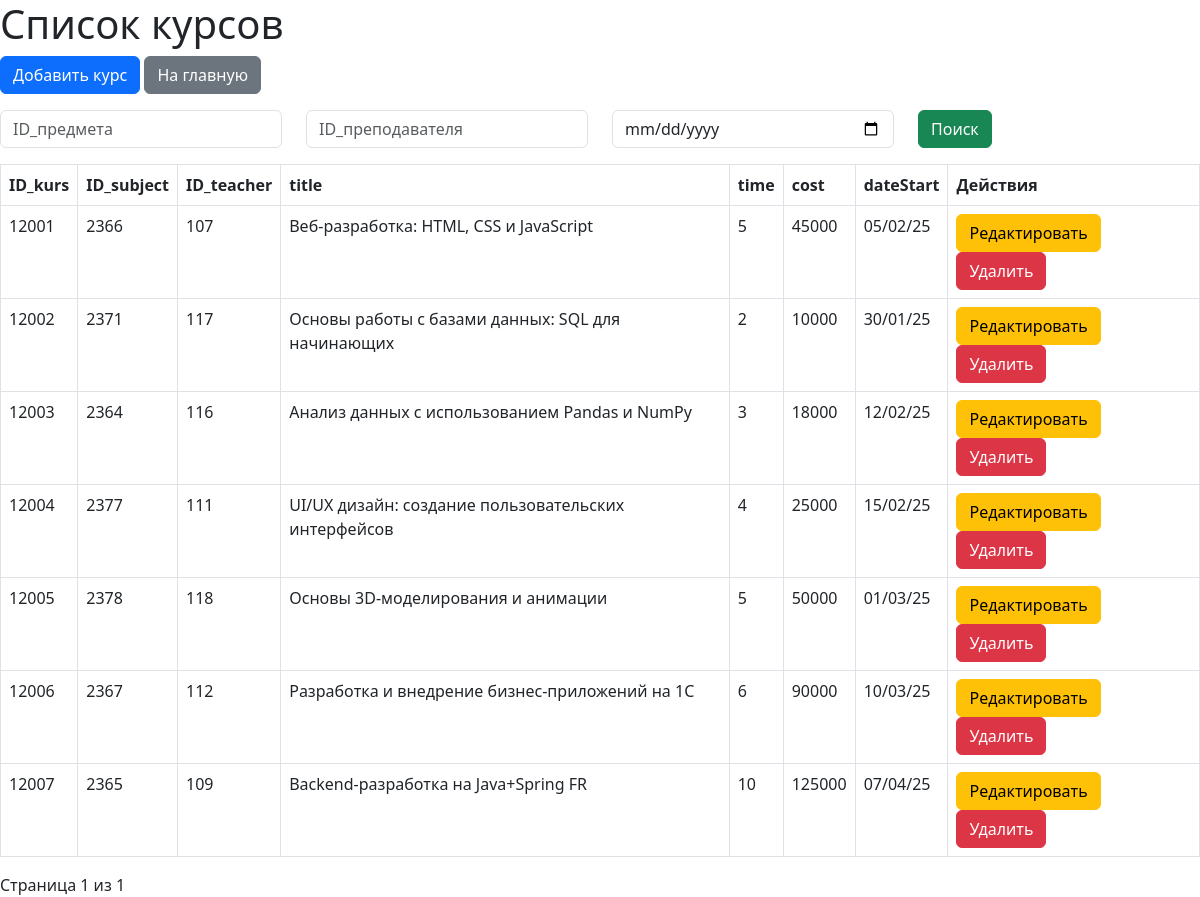
Page /kurses on the committed database.
### models.py (models this page shows)
class Kurses(db.Model):
    __tablename__ = 'kurses'
    ID_kurs = db.Column(db.Integer, primary_key=True, autoincrement = True)
    ID_subject = db.Column(db.Integer,  db.ForeignKey('subject.ID_subject'), nullable = False)
    ID_teacher = db.Column(db.Integer,  db.ForeignKey('teacher.ID_teacher'),nullable=False)
    title = db.Column(db.String, nullable=False)
    time = db.Column(db.Integer, nullable=False)
    cost = db.Column(db.Integer, nullable=False)
    dateStart = db.Column(db.String, nullable=False)
    kurators = db.relationship('Kurator', backref = 'kurses', lazy = True)

### app.py (the view)
@app.route('/kurses',methods=['GET', 'POST'])
def view_kurses():
    ID_subject = request.args.get('ID_subject', '')
    ID_teacher = request.args.get('ID_teacher', '')
    dateStart = request.args.get('dateStart', '')
    page = request.args.get('page', 1, type=int)
    query = Kurses.query
    if ID_subject:
        query = query.filter(Kurses.ID_subject == ID_subject)
    if ID_teacher:
        query = query.filter(Kurses.ID_teacher == ID_teacher)
    if dateStart:
        query = query.filter(Kurses.dateStart == dateStart)
    kurses = query.paginate(page=page, per_page=10)
    return render_template('kurses.html', kurses=kurses, ID_subject=ID_subject, ID_teacher=ID_teacher, dateStart=dateStart)

### templates/kurses.html (shortened to what this page needs)
<!DOCTYPE html>
<html lang="en">
<head>
    <link href="https://cdn.jsdelivr.net/npm/bootstrap@5.3.0/dist/css/bootstrap.min.css" rel="stylesheet">
</head>
<body>
    <h1>Список курсов</h1>
    <a href="kurses/add" class="btn btn-primary">Добавить курс</a>
    <a href="/" class="btn btn-secondary">На главную</a>
    <form method="GET" action="{{ url_for('view_kurses') }}" class="mt-3 mb-3">
        <div class="row">
            <div class="col">
                <input type="number" name="id_subject" class="form-control" placeholder="ID_предмета" value="{{ ID_subject }}">
            </div>
            <div class="col">
                <input type="number" name="id_teacher" class="form-control" placeholder="ID_преподавателя" value="{{ ID_teacher }}">
            </div>
            <div class="col">
                <input type="date" name="dateStart" class="form-control" placeholder="Дата начала курса" value="{{ dateStart }}">
            </div>
            <div class="col">
                <button type="submit" class="btn btn-success">Поиск</button>
            </div>
        </div>
    </form>
    <table class="table table-bordered">
        <tr>
            <th>ID_kurs</th>
            <th>ID_subject</th>
            <th>ID_teacher</th>
            <th>title</th>
            <th>time</th>
            <th>cost</th>
            <th>dateStart</th>
            <th>Действия</th>
        </tr>
        {% for kurs in kurses.items %}
        <tr>
            <td>{{ kurs.ID_kurs }}</td>
            <td>{{ kurs.ID_subject }}</td>
            <td>{{ kurs.ID_teacher }}</td>
            <td>{{ kurs.title}}</td>
            <td>{{ kurs.time}}</td>
            <td>{{ kurs.cost}}</td>
            <td>{{ kurs.dateStart}}</td>
            <td>
                <a href="{{ url_for('edit_kur', ID_kurs=kurs.ID_kurs) }}" class="btn btn-warning">Редактировать</a>
                <form method="POST" action="{{ url_for('delete_kur', ID_kurs=kurs.ID_kurs) }}" style="display:inline;">
                    <input type="submit" value="Удалить" class="btn btn-danger" onclick="return confirm('Вы уверены, что хотите удалить этот курс?');">
                </form>
            </td>
        </tr>
        {% endfor %}
    </table>
    <div class="pagination">
        <span>Страница {{ kurses.page }} из {{ kurses.pages }}</span>
    </div>
</body>
</html>

### rows in the picture
Kurses: ID_kurs "12001", ID_subject "2366", ID_teacher "107", title "Веб-разработка: HTML, CSS и JavaScript", time "5", cost "45000", dateStart "05/02/25"
Kurses: ID_kurs "12002", ID_subject "2371", ID_teacher "117", title "Основы работы с базами данных: SQL для начинающих", time "2", cost "10000", dateStart "30/01/25"
Kurses: ID_kurs "12003", ID_subject "2364", ID_teacher "116", title "Анализ данных с использованием Pandas и NumPy", time "3", cost "18000", dateStart "12/02/25"
Kurses: ID_kurs "12004", ID_subject "2377", ID_teacher "111", title "UI/UX дизайн: создание пользовательских интерфейсов", time "4", cost "25000", dateStart "15/02/25"
Kurses: ID_kurs "12005", ID_subject "2378", ID_teacher "118", title "Основы 3D-моделирования и анимации", time "5", cost "50000", dateStart "01/03/25"
Kurses: ID_kurs "12006", ID_subject "2367", ID_teacher "112", title "Разработка и внедрение бизнес-приложений на 1С", time "6", cost "90000", dateStart "10/03/25"
Kurses: ID_kurs "12007", ID_subject "2365", ID_teacher "109", title "Backend-разработка на Java+Spring FR", time "10", cost "125000", dateStart "07/04/25"

### other values in the picture
{{ kurses.page }} "1"
{{ kurses.pages }} "1"
